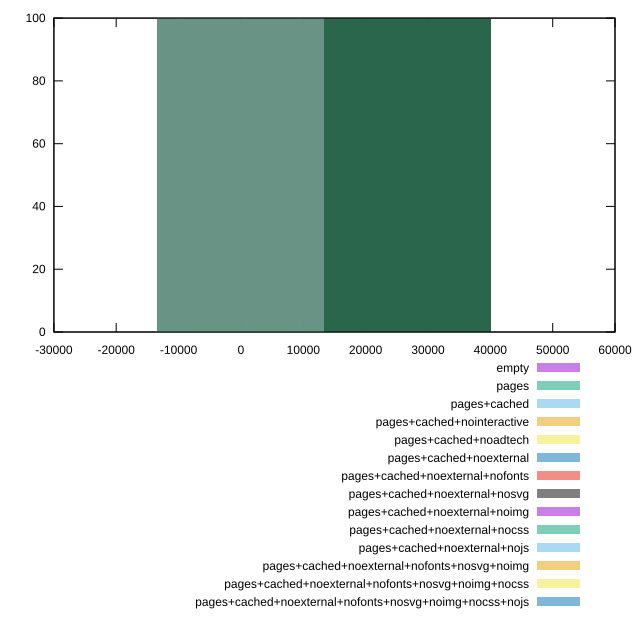

gnuplot code for this plot:
reset
set terminal svg size 640, 620 enhanced background rgb 'white'
set output "report_00007_2020-12-11T15:55:29.892Z/uses-webp-images/comparison/histogram/all_raw.svg"

$empty <<EOF
0 100
EOF

$pages <<EOF
0 2
26773.862590040746 98
EOF

$pagesCached <<EOF
0 1
26773.862590040746 99
EOF

$pagesCachedNointeractive <<EOF
26773.862590040746 100
EOF

$pagesCachedNoadtech <<EOF
26773.862590040746 100
EOF

$pagesCachedNoexternal <<EOF
26773.862590040746 100
EOF

$pagesCachedNoexternalNofonts <<EOF
26773.862590040746 100
EOF

$pagesCachedNoexternalNosvg <<EOF
26773.862590040746 100
EOF

$pagesCachedNoexternalNoimg <<EOF
0 100
EOF

$pagesCachedNoexternalNocss <<EOF
26773.862590040746 100
EOF

$pagesCachedNoexternalNojs <<EOF
0 100
EOF

$pagesCachedNoexternalNofontsNosvgNoimg <<EOF
0 100
EOF

$pagesCachedNoexternalNofontsNosvgNoimgNocss <<EOF
0 100
EOF

$pagesCachedNoexternalNofontsNosvgNoimgNocssNojs <<EOF
0 100
EOF

set key outside below
set boxwidth 26773.862590040746
set yrange [0:100]
set style fill transparent solid 0.5 noborder

plot \
  $empty title "empty" with boxes, \
  $pages title "pages" with boxes, \
  $pagesCached title "pages+cached" with boxes, \
  $pagesCachedNointeractive title "pages+cached+nointeractive" with boxes, \
  $pagesCachedNoadtech title "pages+cached+noadtech" with boxes, \
  $pagesCachedNoexternal title "pages+cached+noexternal" with boxes, \
  $pagesCachedNoexternalNofonts title "pages+cached+noexternal+nofonts" with boxes, \
  $pagesCachedNoexternalNosvg title "pages+cached+noexternal+nosvg" with boxes, \
  $pagesCachedNoexternalNoimg title "pages+cached+noexternal+noimg" with boxes, \
  $pagesCachedNoexternalNocss title "pages+cached+noexternal+nocss" with boxes, \
  $pagesCachedNoexternalNojs title "pages+cached+noexternal+nojs" with boxes, \
  $pagesCachedNoexternalNofontsNosvgNoimg title "pages+cached+noexternal+nofonts+nosvg+noimg" with boxes, \
  $pagesCachedNoexternalNofontsNosvgNoimgNocss title "pages+cached+noexternal+nofonts+nosvg+noimg+nocss" with boxes, \
  $pagesCachedNoexternalNofontsNosvgNoimgNocssNojs title "pages+cached+noexternal+nofonts+nosvg+noimg+nocss+nojs" with boxes, \


reset
